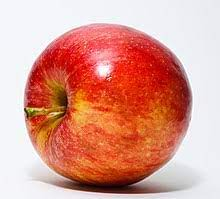
#> input picture testy/analiza_obrazu/obrazy/jablko.jpg, 220 x 199 px
$ python -i cechy_40_funkcje.py   (imports and definitions only)
#> lines starting #> are read from the running program, lines starting #| are printed output that depends on the picture; after the words box and inside, x2 and y2 are one past the last pixel; in counts of white or black regions, pixels touching at a corner belong together
import math
import numpy as np
import skimage.io
import skimage.color
from skimage.measure.entropy import shannon_entropy
from skimage.color import rgb2gray
from skimage.feature import canny
from sklearn.cluster import KMeans
from skimage.util import img_as_ubyte
from skimage.color import rgb2lab

class KlastryKSrednich:

    # [21 lines left out: functions __init__, zmien_obraz, __obl_klastry, not called in this run]

    # zwraca centroid każdego klastara ([[a*1],[a*2],[a*3]],[[b*1],[b*2],[b*3]])
    def centroidy(self):
        return (self.k_srednich_b.cluster_centers_)

    # zapisuje wizualizacje klastrów
    # sciezka_wynik = ścieżka do pliku
    # [4 lines left out: function zapisz_klaster_obraz_b, not called in this run]

class Krawedzie:
    def __init__(self, obraz) -> None:
        if type(obraz) == str:
            self.obr_kolor = skimage.io.imread(obraz)
#> self.obr_kolor is the input picture: shape (199, 220, 3); mean R, G, B 219.5, 155.7, 142.2
            obr = rgb2gray(self.obr_kolor)
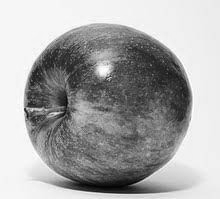
#> obr: shape (199, 220) float64; min 0.0133, max 1, mean 0.66
        else:
            self.obr_kolor = obraz
            obr = rgb2gray(self.obr_kolor)
        self.maska_krawedzi = canny(obr, sigma=1)
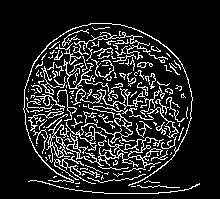
#> self.maska_krawedzi: shape (199, 220) bool; 13.9% white in thin lines or dots, all inside (x1, y1, x2, y2) = (23, 23, 200, 194)

    # [8 lines left out: function zmien_obraz, not called in this run]

    # zwraca maskę krawędzi (2d numpy bool array)
    def maska(self):
        return self.maska_krawedzi

    # zwraca średni kolor krawędzi dla każdego kanału [czerwony,zielony,niebieski]
    # [12 lines left out: functions sredni_kolor_krawedzi_rgb, std_kolor_krawedzi_rgb, not called in this run]

class CechyKolorymetryczne:

    # [96 lines left out: functions __init__, zmien_obraz, srednia_rgb, srednia_hsv, srednia_lab, std_rgb and 2 more, not called in this run]

class CechyHistogram:
    # [180 lines left out: functions __init__, zmien_obraz, __obl_hist, hist_srednia_rgb, hist_srednia_hsv, hist_srednia_lab and 12 more, not called in this run]

>>> result = Krawedzie('../testy/analiza_obrazu/obrazy/jablko.jpg').maska()
